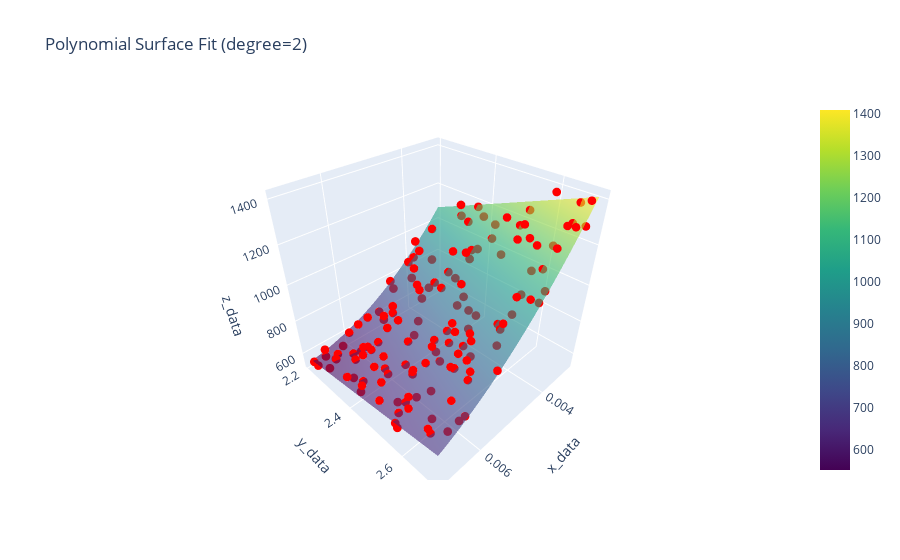
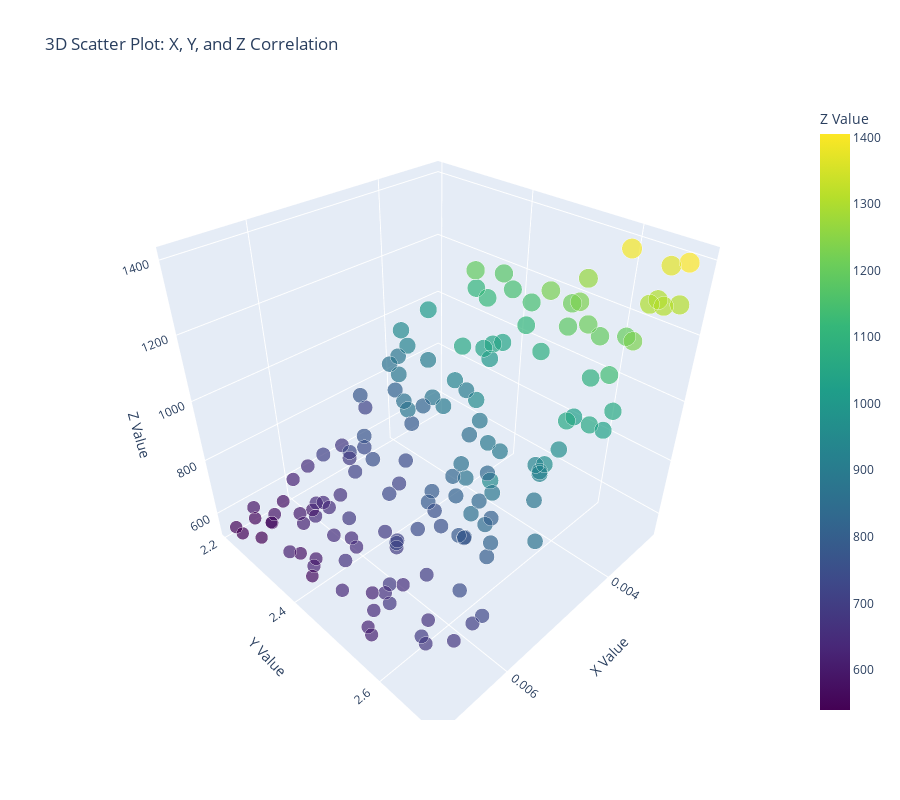

Notebook code for these charts, in order:
### Code cell
import pandas as pd
import io
import plotly.express as px

data_string = '\n'.join([i.strip() for i in data_string.splitlines()])

# Use io.StringIO to read the string as if it were a file
df = pd.read_csv(io.StringIO(data_string), sep=' ', header=None)
df.columns = ['x_data', 'y_data', 'z_data']
model, poly = fit_surface_and_plot(df)


# Create a 3D scatter plot with color and hover information
fig = px.scatter_3d(df, x='x_data', y='y_data', z='z_data',
                    color='z_data',  # Use the Z value to determine marker color
                    size='z_data',   # Use the Z value to determine marker size (optional, for emphasis)
                    title='3D Scatter Plot: X, Y, and Z Correlation',
                    labels={'x_data': 'X Value', 'y_data': 'Y Value', 'z_data': 'Z Value'},
                    hover_data=['x_data', 'y_data', 'z_data'],
                    color_continuous_scale=px.colors.sequential.Viridis,
                    height=800)

# Add custom layout features for better clarity
fig.update_layout(
    scene=dict(
        xaxis_title='X Value',
        yaxis_title='Y Value',
        zaxis_title='Z Value'
    )
)

# Display the interactive plot
fig.show()

### Figure 1 — Plotly figure (JSON) as saved in the notebook; plotly's stock layout.template omitted (floating-point values rounded to 4 significant figures; data arrays with more than 128 entries replaced by an {"elided": "..."} marker saying what was removed)
{"data": [{"marker": {"color": "red", "size": 3}, "mode": "markers", "name": "Training Data", "type": "scatter3d", "x": {"elided": "148 float values"}, "y": {"elided": "148 float values"}, "z": {"elided": "148 int values"}}, {"colorscale": [[0, "#440154"], [0.1111, "#482878"], [0.2222, "#3e4989"], [0.3333, "#31688e"], [0.4444, "#26828e"], [0.5556, "#1f9e89"], [0.6667, "#35b779"], [0.7778, "#6ece58"], [0.8889, "#b5de2b"], [1, "#fde725"]], "name": "Fitted Surface", "opacity": 0.6, "type": "surface", "x": {"elided": "30x30 float values"}, "y": {"elided": "30x30 float values"}, "z": {"elided": "30x30 float values"}}], "layout": {"scene": {"xaxis": {"title": {"text": "x_data"}}, "yaxis": {"title": {"text": "y_data"}}, "zaxis": {"title": {"text": "z_data"}}}, "title": {"text": "Polynomial Surface Fit (degree=2)"}}}

### Figure 2 — Plotly figure (JSON) as saved in the notebook; plotly's stock layout.template omitted (floating-point values rounded to 4 significant figures; data arrays with more than 128 entries replaced by an {"elided": "..."} marker saying what was removed)
{"data": [{"hovertemplate": "X Value=%{x}<br>Y Value=%{y}<br>Z Value=%{marker.color}<extra></extra>", "legendgroup": "", "marker": {"color": {"elided": "148 int values"}, "coloraxis": "coloraxis", "size": {"elided": "148 int values"}, "sizemode": "area", "sizeref": 3.513, "symbol": "circle"}, "mode": "markers", "name": "", "scene": "scene", "showlegend": false, "type": "scatter3d", "x": {"elided": "148 float values"}, "y": {"elided": "148 float values"}, "z": {"elided": "148 int values"}}], "layout": {"coloraxis": {"colorbar": {"title": {"text": "Z Value"}}, "colorscale": [[0, "#440154"], [0.1111, "#482878"], [0.2222, "#3e4989"], [0.3333, "#31688e"], [0.4444, "#26828e"], [0.5556, "#1f9e89"], [0.6667, "#35b779"], [0.7778, "#6ece58"], [0.8889, "#b5de2b"], [1, "#fde725"]]}, "height": 800, "legend": {"itemsizing": "constant", "tracegroupgap": 0}, "scene": {"domain": {"x": [0, 1], "y": [0, 1]}, "xaxis": {"title": {"text": "X Value"}}, "yaxis": {"title": {"text": "Y Value"}}, "zaxis": {"title": {"text": "Z Value"}}}, "title": {"text": "3D Scatter Plot: X, Y, and Z Correlation"}}}
